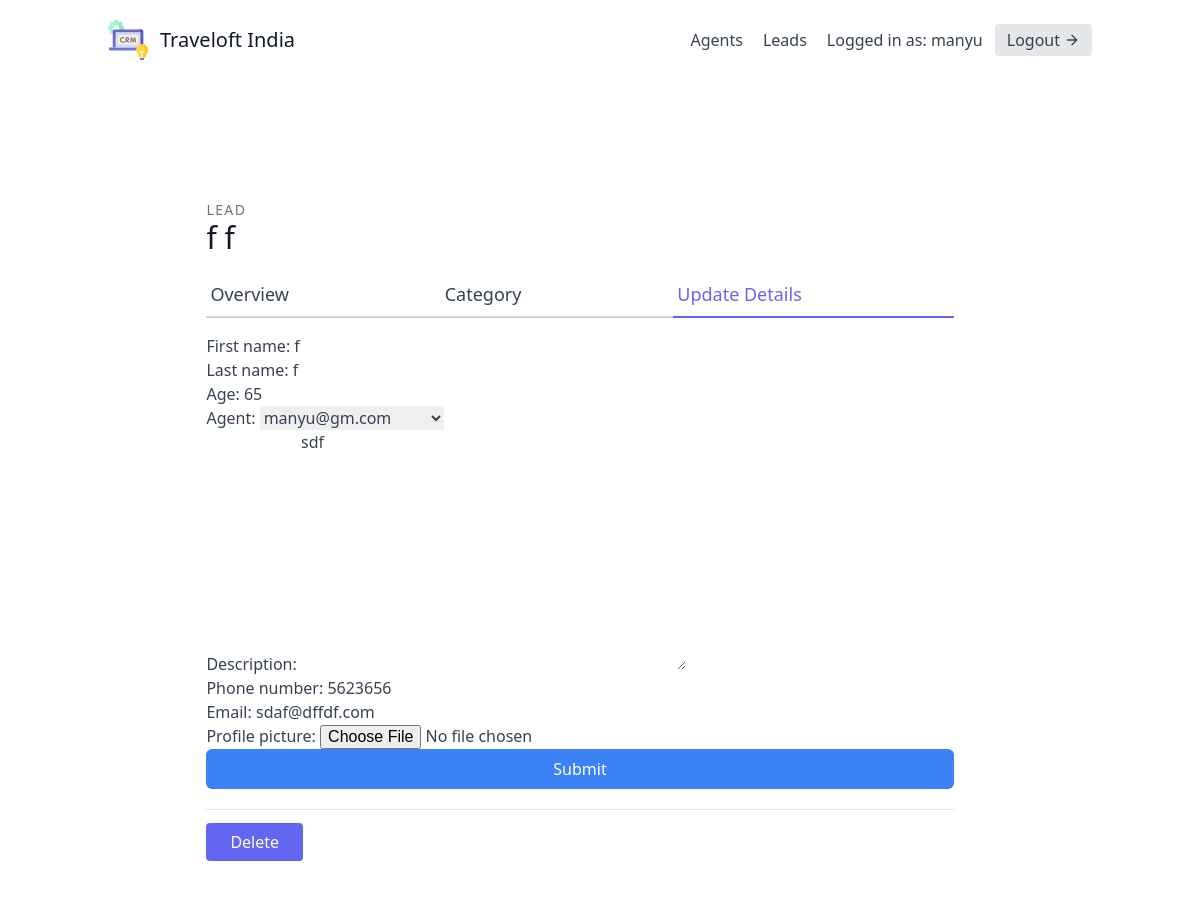
Screenshot of /leads/5/update/ (signed in) with the database file from the repository.
### leads/models.py (models this page shows, shortened)
class User(AbstractUser):
    is_organisor = models.BooleanField(default=True)
    is_agent = models.BooleanField(default=False)

class Lead(models.Model):
    first_name = models.CharField(max_length=20)
    last_name = models.CharField(max_length=20)
    age = models.IntegerField(default=0)
    organisation = models.ForeignKey(UserProfile, on_delete=models.CASCADE)
    agent = models.ForeignKey("Agent", null=True, blank=True, on_delete=models.SET_NULL)
    category = models.ForeignKey("Category", related_name="leads", null=True, blank=True, on_delete=models.SET_NULL)
    description = models.TextField()
    date_added = models.DateTimeField(auto_now_add=True)
    phone_number = models.CharField(max_length=20)
    email = models.EmailField()
    profile_picture = models.ImageField(null=True, blank=True, upload_to="profile_pictures/")
    converted_date = models.DateTimeField(null=True, blank=True)
    objects = LeadManager()

### leads/views.py (the view, shortened to what this page needs)
# urls.py: path('<int:pk>/update/', LeadUpdateView.as_view(), name='lead-update'),
class LeadUpdateView(OrganisorAndLoginRequiredMixin, generic.UpdateView):
    template_name = "leads/lead_update.html"
    form_class = LeadModelForm
    def get_queryset(self):
        user = self.request.user
        return Lead.objects.filter(organisation=user.userprofile)

### leads/forms.py (shortened to what this page needs)
class LeadModelForm(forms.ModelForm):
    class Meta:
        model = Lead
        fields = (
            'first_name',
            'last_name',
            'age',
            'agent',
            'description',
            'phone_number',
            'email',
            'profile_picture'
        )

### agents/mixins.py (called while the page is built)
    def dispatch(self, request, *args, **kwargs):
        if not request.user.is_authenticated or not request.user.is_organisor:
            return redirect("leads:lead-list")
        return super().dispatch(request, *args, **kwargs)

### leads/models.py (called while the page is built)
    def get_queryset(self):
        return super().get_queryset()

    def __str__(self):
        return self.user.email

### leads/templates/leads/lead_update.html (shortened to what this page needs)
{% extends "base.html" %}
{% load tailwind_filters %}
{% block content %}
<section class="text-gray-700 body-font overflow-hidden">
    <div class="container px-5 py-24 mx-auto">
      <div class="lg:w-4/5 mx-auto flex flex-wrap">
        <div class="w-full lg:pr-10 lg:py-6 mb-6 lg:mb-0">
            <h2 class="text-sm title-font text-gray-500 tracking-widest">LEAD</h2>
            <h1 class="text-gray-900 text-3xl title-font font-medium mb-4">{{ lead.first_name }} {{ lead.last_name }}</h1>
            <div class="flex mb-4">
                <a href="{% url 'leads:lead-detail' lead.pk %}" class="flex-grow border-b-2 border-gray-300 py-2 text-lg px-1">
                    Overview
                </a>
                <a href="{% url 'leads:lead-category-update' lead.pk %}" class="flex-grow border-b-2 border-gray-300 py-2 text-lg px-1">
                    Category
                </a>
                <a href="{% url 'leads:lead-update' lead.pk %}" class="flex-grow text-indigo-500 border-b-2 border-indigo-500 py-2 text-lg px-1">
                    Update Details
                </a>
            </div>
            <form method="post" enctype="multipart/form-data">
                {{ form|crispy }}
                <button type="submit" class="w-full text-white bg-blue-500 hover:bg-blue-600 px-3 py-2 rounded-md">Submit</button>
            </form>
            <div class="mt-5 py-5 border-t border-gray-200">
                <a href="{% url 'leads:lead-delete' lead.pk %}" class="w-1/2 mt-3 text-white bg-indigo-500 border-0 py-2 px-6 focus:outline-none hover:bg-indigo-600 rounded">
                    Delete
                </a>
            </div>
        </div>
      </div>
    </div>
  </section>
{% endblock content %}

### templates/navbar.html (shortened to what this page needs)
<header class="text-gray-700 body-font">
    <div class="container mx-auto flex flex-wrap p-5 flex-col md:flex-row items-center">
      <a href="{% url 'dashboard' %}" class="flex title-font font-medium items-center text-gray-900 mb-4 md:mb-0">
        <span class="ml-3 text-xl">Traveloft India</span>
      </a>
      <nav class="md:ml-auto flex flex-wrap items-center text-base justify-center">
        {% if not request.user.is_authenticated %}
          <a href="{% url 'signup' %}" class="mr-5 hover:text-gray-900">Signup</a>
        {% else %}
          {% if request.user.is_organisor %}
          <a href="{% url 'agents:agent-list' %}" class="mr-5 hover:text-gray-900">Agents</a>
          {% endif %}
          <a href="{% url 'leads:lead-list' %}" class="mr-5 hover:text-gray-900">Leads</a>
        {% endif %}
      </nav>
      {% if request.user.is_authenticated %}
        Logged in as: {{ request.user.username }}
        <a href="{% url 'logout' %}" class="ml-3 inline-flex items-center bg-gray-200 border-0 py-1 px-3 focus:outline-none hover:bg-gray-300 rounded text-base mt-4 md:mt-0">
          Logout
            <svg fill="none" stroke="currentColor" stroke-linecap="round" stroke-linejoin="round" stroke-width="2" class="w-4 h-4 ml-1" viewBox="0 0 24 24">
                <path d="M5 12h14M12 5l7 7-7 7"></path>
            </svg>
        </a>
      {% endif %}
    </div>
</header>

### rows the page displays
User: user.username "manyu", email "sdaf@dffdf.com"
Lead: first_name "f", last_name "f", age "65", agent "manyu@gm.com", description "sdf", phone_number "5623656"
